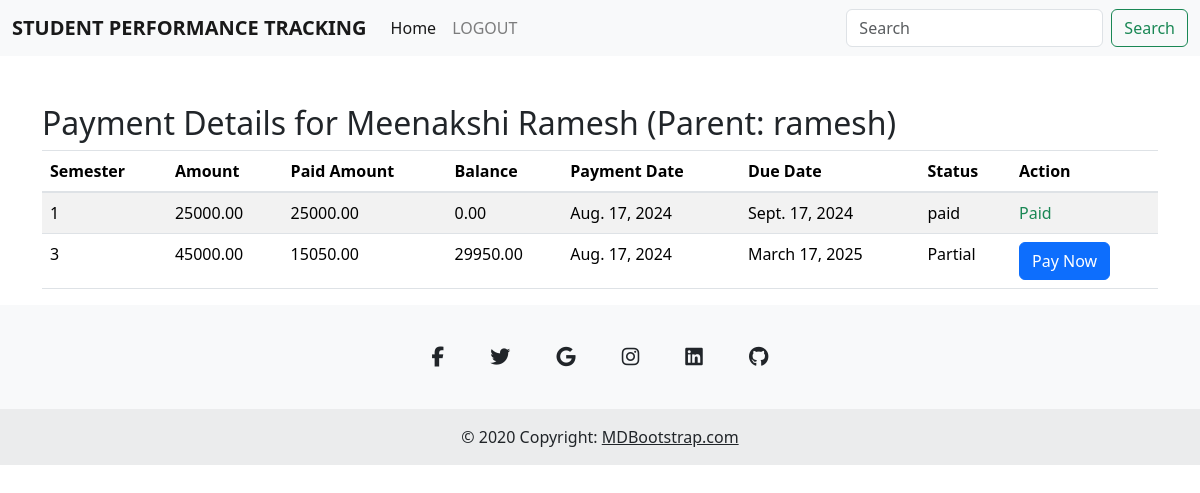
Page /Parent/view_parent_payments/ (signed in) on the committed database.
### faculty/models.py (models this page shows)
class Student(models.Model):
    name =models.CharField(max_length=100)
    age = models.IntegerField()
    dob = models.DateField()
    address = models.TextField()
    email = models.EmailField(unique=True)
    image = models.ImageField(upload_to='student_images/')
    parent_name = models.CharField(max_length=100)
    password = models.CharField(max_length=100)

class Parent(models.Model):
    student = models.ForeignKey(Student, on_delete=models.CASCADE)
    parent_name = models.CharField(max_length=100)
    parent_email = models.EmailField(unique=True)
    password = models.CharField(max_length=100)
    address = models.TextField()

class Semester(models.Model):
    semester_name = models.CharField(max_length=100)

### Administrator/models.py (models this page shows)
class Payment(models.Model):
    student = models.ForeignKey(Student, on_delete=models.CASCADE)
    sem = models.ForeignKey(Semester, on_delete=models.CASCADE)
    amount = models.DecimalField(max_digits=10, decimal_places=2)
    Paid_amount = models.DecimalField(max_digits=10, decimal_places=2, default=0.00)
    payment_date = models.DateField(auto_now_add=True)
    payment_due_date = models.DateField()
    status = models.CharField(max_length=20, default='Pending')

### Parent/views.py (the view)
# urls.py: path('view_parent_payments/', views.view_parent_payments, name='view_parent_payments'),
def view_parent_payments(request):
    parent_id = request.session.get('pid')
    if parent_id:
        parent = Parent.objects.get(id=parent_id)
        student = parent.student
        payments = Payment.objects.filter(student=student)
        for payment in payments:
            payment.balance = payment.amount - payment.Paid_amount
        return render(request, 'Parent/view_payments.html', {'parent': parent, 'student': student, 'payments': payments})
    else:
        return redirect('Parent:Login')

### Parent/templates/Parent/view_payments.html (shortened to what this page needs)
<!DOCTYPE html>
<html lang="en">
<head>
    <link href="https://stackpath.bootstrapcdn.com/bootstrap/4.5.2/css/bootstrap.min.css" rel="stylesheet">
    <link href="https://cdn.jsdelivr.net/npm/bootstrap@5.3.3/dist/css/bootstrap.min.css" rel="stylesheet"
>
</head>
<body>
       <nav class="navbar navbar-expand-lg navbar-light bg-light">
        <div class="container-fluid">
            <a class="navbar-brand" href="{% url 'Parent:Parent_home'%}"><b>STUDENT PERFORMANCE TRACKING</b> </a>
            <div class="collapse navbar-collapse" id="navbarScroll">
                <ul class="navbar-nav me-auto my-2 my-lg-0 navbar-nav-scroll" style="--bs-scroll-height: 100px;">
                    <li class="nav-item">
                        <a class="nav-link active" aria-current="page" href="{% url 'Parent:Parent_home'%}">Home</a>
                    </li>
                    <li class="nav-item">
                        <a class="nav-link" href="{% url 'Administrator:index' %}">LOGOUT</a>
                    </li>
                        </ul>
                <form class="d-flex">
                    <input class="form-control me-2" type="search" placeholder="Search" aria-label="Search">
                    <button class="btn btn-outline-success" type="submit">Search</button>
                </form>
            </div>
        </div>
    </nav>
    <div class="container mt-5">
        <h2>Payment Details for {{ student.name }} (Parent: {{ parent.parent_name }})</h2>
        <table class="table table-striped">
            <thead>
                <tr>
                    <th>Semester</th>
                    <th>Amount</th>
                    <th>Paid Amount</th>
                    <th>Balance</th>
                    <th>Payment Date</th>
                    <th>Due Date</th>
                    <th>Status</th>
                    <th>Action</th>
                </tr>
            </thead>
            <tbody>
                {% for payment in payments %}
                <tr>
                    <td>{{ payment.sem.semester_name }}</td>
                    <td>{{ payment.amount|floatformat:2 }}</td>
                    <td>{{ payment.Paid_amount|floatformat:2 }}</td>
                    <td>{{ payment.balance|floatformat:2 }}</td>
                    <td>{{ payment.payment_date }}</td>
                    <td>{{ payment.payment_due_date }}</td>
                    <td>{{ payment.status }}</td>
                    <td>
                        {% if payment.status == "Pending" or payment.status == "Partial" %}
                        <a href="{% url 'Parent:make_payment' payment.id %}" class="btn btn-primary">Pay Now</a>
                        {% else %}
                        <span class="text-success">Paid</span>
                        {% endif %}
                    </td>
                </tr>
                {% endfor %}
            </tbody>
        </table>
    </div>
 <footer class="text-center bg-body-tertiary">
    <div class="container pt-4">
      <section class="mb-4">
        <a
          data-mdb-ripple-init
          class="btn btn-link btn-floating btn-lg text-body m-1"
          href="#!"
          role="button"
          data-mdb-ripple-color="dark"
          ><i class="fab fa-facebook-f"></i
        ></a>
        <a
          data-mdb-ripple-init
          class="btn btn-link btn-floating btn-lg text-body m-1"
          href="#!"
          role="button"
          data-mdb-ripple-color="dark"
          ><i class="fab fa-twitter"></i
        ></a>
        <a
          data-mdb-ripple-init
          class="btn btn-link btn-floating btn-lg text-body m-1"
          href="#!"
          role="button"
          data-mdb-ripple-color="dark"
          ><i class="fab fa-google"></i
        ></a>
        <a
          data-mdb-ripple-init
          class="btn btn-link btn-floating btn-lg text-body m-1"
          href="#!"
          role="button"
          data-mdb-ripple-color="dark"
          ><i class="fab fa-instagram"></i
        ></a>
        <a
          data-mdb-ripple-init
          class="btn btn-link btn-floating btn-lg text-body m-1"
          href="#!"
          role="button"
          data-mdb-ripple-color="dark"
          ><i class="fab fa-linkedin"></i
        ></a>
        <a
          data-mdb-ripple-init
          class="btn btn-link btn-floating btn-lg text-body m-1"
          href="#!"
          role="button"
          data-mdb-ripple-color="dark"
          ><i class="fab fa-github"></i
        ></a>
      </section>
    </div>
    <div class="text-center p-3" style="background-color: rgba(0, 0, 0, 0.05);">
      © 2020 Copyright:
      <a class="text-body" href="https://mdbootstrap.com/">MDBootstrap.com</a>
    </div>
  </footer>
</body>
</html>

### rows in the picture
Student: name "Meenakshi Ramesh"
Parent: parent_name "ramesh"
Payment: sem.semester_name "1", amount "25000.00", Paid_amount "25000.00", balance "0.00", payment_date "Aug. 17, 2024", payment_due_date "Sept. 17, 2024", status "paid"
Payment: sem.semester_name "3", amount "45000.00", Paid_amount "15050.00", balance "29950.00", payment_date "Aug. 17, 2024", payment_due_date "March 17, 2025", status "Partial", shows "Pay Now"
